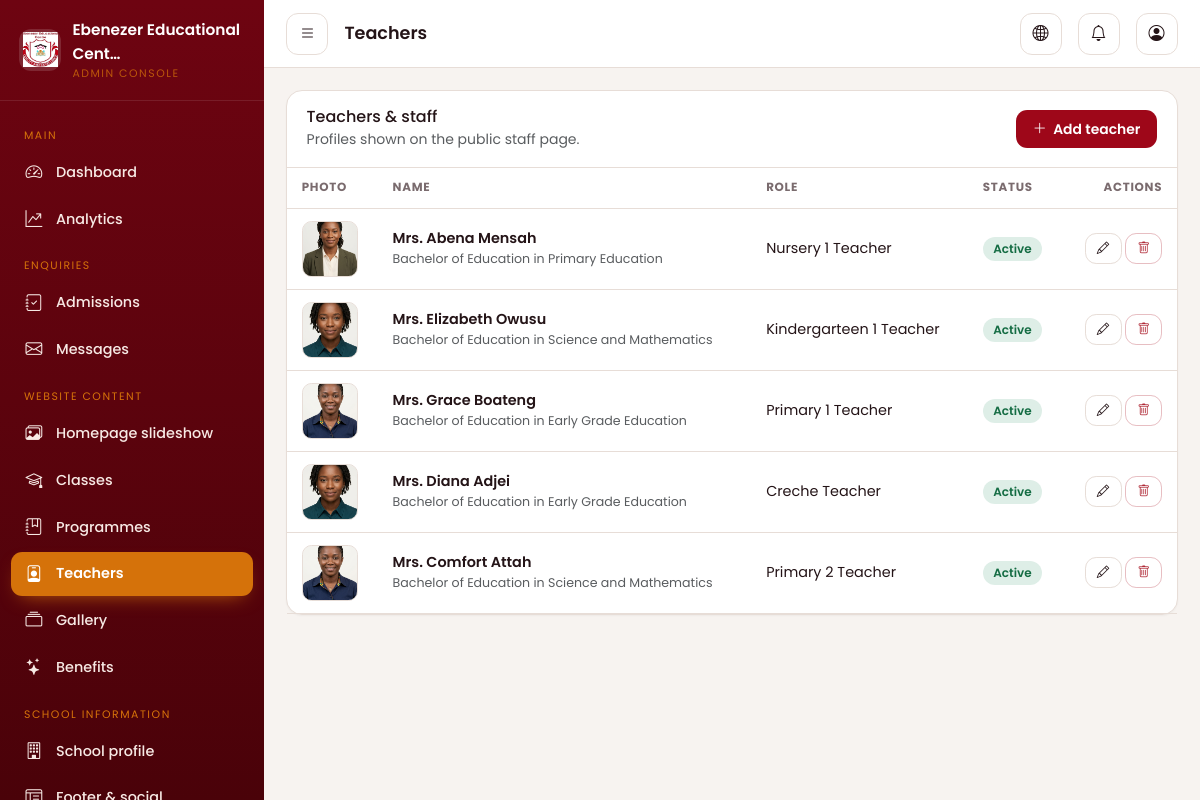
Screenshot of /dashboard/teachers/ (signed in) with the database file from the repository.
### apps/core/models.py (models this page shows, shortened)
class SingletonModel(models.Model):
    CACHE_KEY = None
    class Meta:
        abstract = True
    @classmethod
    def _cache_key(cls) -> str:
        return cls.CACHE_KEY or f"singleton:{cls._meta.label}"
    @classmethod
    def get_solo(cls):
        key = cls._cache_key()
        obj = cache.get(key)
        if obj is None:
            obj, _ = cls.objects.get_or_create(pk=1)
            cache.set(key, obj, None)
        return obj

class SchoolSettings(SingletonModel):
    CACHE_KEY = "settings:school"
    school_name = models.CharField(max_length=150, default="Ebenezer Educational Centre")
    short_description = models.CharField(
        max_length=300,
        blank=True,
        help_text="Used in the footer and social sharing cards.",
    )
    tagline = models.CharField(
        max_length=200,
        blank=True,
        help_text="Short tagline shown below the school name in the navbar.",
    )
    full_description = models.TextField(
        blank=True,
        help_text="Longer introduction used on the homepage and About page.",
    )
    address = models.CharField(max_length=255, blank=True, default="Jukwa, Cape Coast")
    town = models.CharField(max_length=100, blank=True, default="Jukwa")
    region = models.CharField(max_length=100, blank=True, default="Central Region")
    country = models.CharField(max_length=100, blank=True, default="Ghana")
    phone_primary = models.CharField(max_length=40, blank=True)
    phone_secondary = models.CharField(max_length=40, blank=True)
    email_primary = models.EmailField(blank=True)
    email_secondary = models.EmailField(blank=True)
    opening_hours = models.CharField(
        max_length=200, blank=True, default="Monday - Friday, 7:00am - 4:00pm"
    )
    vision = models.TextField(blank=True)
    mission = models.TextField(blank=True)
    proprietress_name = models.CharField(max_length=150, blank=True)
    proprietress_title = models.CharField(
        max_length=150, blank=True, default="Proprietress"
    )
    proprietress_message = models.TextField(blank=True)
    headmistress_image = models.ImageField(
        upload_to="branding/",
        blank=True,
        null=True,
        help_text="Optional photo of the school headmistress.",
    )
    logo = models.ImageField(upload_to="branding/", blank=True, null=True)
    logo_light = models.ImageField(
        upload_to="branding/",
        blank=True,
        null=True,
        help_text="Optional logo variant for dark backgrounds.",
    )
    favicon = models.ImageField(upload_to="branding/", blank=True, null=True)
    default_image = models.ImageField(
        upload_to="branding/", blank=True, null=True
    )
    home_welcome_image = models.ImageField(
        upload_to="branding/",
        blank=True,
        null=True,
        help_text="Photo shown in the Welcome section of the homepage.",
    )
    about_story_image = models.ImageField(
        upload_to="branding/",
        blank=True,
        null=True,
        help_text="Photo shown in the Our Story section of the About page.",
    )
    map_url = models.URLField(
        blank=True,
        max_length=1000,
        help_text="Google Maps embed URL (Share → Embed a map in Google Maps), not a short sharing link. Leave blank to hide the map.",
    )
    directions_url = models.URLField(blank=True)
    footer_intro = models.TextField(blank=True)
    footer_copyright = models.CharField(max_length=255, blank=True)
    facebook_url = models.URLField(blank=True)
    instagram_url = models.URLField(blank=True)
    twitter_url = models.URLField(blank=True)
    tiktok_url = models.URLField(blank=True)
    youtube_url = models.URLField(blank=True)
    linkedin_url = models.URLField(blank=True)
    whatsapp_number = models.CharField(max_length=40, blank=True)
    privacy_policy = models.TextField(
        blank=True, help_text="Privacy policy content shown on the privacy page."
    )
    updated_at = models.DateTimeField(auto_now=True)
    class Meta:
        verbose_name = "School settings"
        verbose_name_plural = "School settings"

### apps/academics/models.py (models this page shows, shortened)
class Teacher(TimeStampedModel):
    full_name = models.CharField(max_length=150)
    role = models.CharField(
        max_length=120, blank=True, help_text="Job title, e.g. Kindergarten Teacher."
    )
    biography = models.TextField(
        blank=True, help_text="Describe the teacher's role and approach."
    )
    photo = models.ImageField(
        upload_to="teachers/", blank=True, null=True, validators=[ImageValidator()]
    )
    qualifications = models.CharField(
        max_length=255,
        blank=True,
        help_text="Only add qualifications that the school has provided.",
    )
    email = models.EmailField(blank=True)
    display_order = models.PositiveIntegerField(default=0, db_index=True)
    is_active = models.BooleanField(
        default=True, db_index=True, help_text="Inactive teachers are hidden publicly."
    )
    is_featured = models.BooleanField(
        default=False, db_index=True, help_text="Show this profile on the homepage."
    )
    class Meta:
        ordering = ["display_order", "full_name"]
        verbose_name = "Teacher"
        verbose_name_plural = "Teachers"

### apps/dashboard/views.py (the view)
# urls.py: path("teachers/", views.teacher_list, name="teacher_list"),
@capability_required("content_manage")
def teacher_list(request):
    teachers = Teacher.objects.all().order_by("display_order", "full_name")
    return render(
        request,
        "dashboard/teachers/list.html",
        {"teachers": teachers, "page_title": "Teachers", "active": "teachers"},
    )

### apps/accounts/permissions.py (called while the page is built)
def user_can(user, capability: str) -> bool:
    if not getattr(user, "is_authenticated", False):
        return False
    if user.is_superuser:
        return True
    allowed = CAPABILITIES.get(capability, set())
    return bool(get_user_roles(user) & allowed)

def capability_required(capability: str):
    def decorator(view_func):
        @wraps(view_func)
        @login_required
        def _wrapped(request, *args, **kwargs):
            if not user_can(request.user, capability):
                raise PermissionDenied("You do not have permission to do that.")
            return view_func(request, *args, **kwargs)
        return _wrapped
    return decorator

### apps/accounts/templatetags/permissions.py (called while the page is built)
@register.filter(name="can")
def can(user, capability: str) -> bool:
    return user_can(user, capability)

### apps/analytics/services.py (called while the page is built)
def should_track(request, path: str) -> bool:
    if request.method != "GET":
        return False
    if request.path.startswith(EXCLUDED_PREFIXES):
        return False
    if is_bot(request.META.get("HTTP_USER_AGENT", "")):
        return False
    return True

### apps/core/context_processors.py (called while the page is built)
def site_context(request):
    school = SchoolSettings.get_solo()
    theme = ThemeSettings.get_solo()
    nav_classes = []
    try:
        from apps.academics.models import ClassLevel
        nav_classes = list(
            ClassLevel.objects.filter(is_published=True).order_by("display_order", "name")
        )
    except Exception:  # pragma: no cover - during migrations
        nav_classes = []
    return {
        "school": school,
        "theme": theme,
        "theme_vars": theme.as_dict(),
        "nav_classes": nav_classes,
        "site_url": settings.SITE_URL,
        "current_year": date.today().year,
    }

def dashboard_context(request):
    if not getattr(request, "user", None) or not request.user.is_authenticated:
        return {}
    unread_admissions = 0
    unread_messages = 0
    try:
        from apps.admissions.models import AdmissionEnquiry, ContactMessage
        unread_admissions = AdmissionEnquiry.objects.filter(
            is_read=False, is_archived=False
        ).count()
        unread_messages = ContactMessage.objects.filter(
            is_read=False, is_archived=False
        ).count()
    except Exception:  # pragma: no cover
        pass
    return {
        "unread_admissions": unread_admissions,
        "unread_messages": unread_messages,
        "unread_total": unread_admissions + unread_messages,
        "notification_settings": NotificationSettings.get_solo(),
    }

### templates/dashboard/teachers/list.html
{% extends "dashboard/base.html" %}
{% block content %}
<div class="dash-card">
  <div class="dash-card-head">
    <div>
      <h2 class="h6 mb-0">Teachers &amp; staff</h2>
      <span class="text-muted small">Profiles shown on the public staff page.</span>
    </div>
    <a href="{% url 'dashboard:teacher_create' %}" class="dash-btn dash-btn-primary"><i class="bi bi-plus-lg"></i> Add teacher</a>
  </div>
  <div class="table-responsive">
    <table class="dash-table">
      <thead><tr><th>Photo</th><th>Name</th><th>Role</th><th>Status</th><th class="text-end">Actions</th></tr></thead>
      <tbody>
        {% for t in teachers %}
          <tr>
            <td>
              {% if t.photo %}<img src="{{ t.photo.url }}" alt="" class="thumb">
              {% else %}<span class="thumb d-inline-grid place-items-center text-muted"><i class="bi bi-person"></i></span>{% endif %}
            </td>
            <td>
              <div class="fw-semibold">{{ t.full_name }}</div>
              <div class="text-muted small">{{ t.qualifications|truncatechars:60 }}</div>
            </td>
            <td>{{ t.role }}</td>
            <td>{% if t.is_active %}<span class="pill pill-active">Active</span>{% else %}<span class="pill pill-inactive">Inactive</span>{% endif %}</td>
            <td class="text-end text-nowrap">
              <a class="dash-btn dash-btn-light dash-btn-sm" href="{% url 'dashboard:teacher_update' t.pk %}"><i class="bi bi-pencil"></i></a>
              <a class="dash-btn dash-btn-danger dash-btn-sm" href="{% url 'dashboard:teacher_delete' t.pk %}"><i class="bi bi-trash"></i></a>
            </td>
          </tr>
        {% empty %}
          <tr><td colspan="5" class="text-center text-muted py-5">No teachers added yet.</td></tr>
        {% endfor %}
      </tbody>
    </table>
  </div>
</div>
{% endblock %}

### templates/dashboard/base.html (shortened to what this page needs)
{% load static %}{% load permissions %}
<!doctype html>
<html lang="en">
<head>
  <link href="https://cdn.jsdelivr.net/npm/bootstrap@5.3.3/dist/css/bootstrap.min.css" rel="stylesheet">
  <link href="https://cdn.jsdelivr.net/npm/bootstrap-icons@1.11.3/font/bootstrap-icons.min.css" rel="stylesheet">
  <link href="{% static 'css/dashboard.css' %}" rel="stylesheet">
</head>
<body class="dash-body">
<div class="dash-shell">
  {% include "dashboard/partials/sidebar.html" %}
  <div class="dash-main">
    <header class="dash-header">
      <button class="dash-icon-btn" data-sidebar-toggle aria-label="Toggle sidebar"><i class="bi bi-list"></i></button>
      <div class="me-auto">
        <h1 class="page-title">{% block page_heading %}{{ page_title|default:"Dashboard" }}{% endblock %}</h1>
      </div>
      <a class="dash-icon-btn" href="{% url 'core:home' %}" target="_blank" rel="noopener" title="View website" aria-label="View website"><i class="bi bi-globe2"></i></a>
      <div class="dropdown">
        <button class="dash-icon-btn" data-bs-toggle="dropdown" aria-expanded="false" aria-label="Notifications">
          <i class="bi bi-bell"></i>
        </button>
      </div>
      <div class="dropdown">
        <button class="dash-icon-btn" data-bs-toggle="dropdown" aria-expanded="false" aria-label="Account menu"><i class="bi bi-person-circle"></i></button>
      </div>
    </header>
    <main class="dash-content">
      {% block content %}{% endblock %}
    </main>
  </div>
</div>
</body>
</html>

### templates/dashboard/partials/sidebar.html (shortened to what this page needs)
{% load static %}{% load permissions %}
<aside class="dash-sidebar" aria-label="Dashboard navigation">
  <a class="dash-brand" href="{% url 'dashboard:overview' %}">
    <span class="mark">
      {% if school.logo %}<img src="{{ school.logo.url }}" alt="">{% else %}<i class="bi bi-mortarboard-fill"></i>{% endif %}
    </span>
    <span>
      <span class="name">{{ school.school_name|truncatechars:26 }}</span>
      <span class="sub d-block" style="color:#D5720A">Admin Console</span>
    </span>
  </a>
  <nav class="dash-nav">
    <div class="group-label">Main</div>
    {% if request.user|can:"dashboard_access" %}
      <a href="{% url 'dashboard:overview' %}" class="{% if active == 'overview' %}active{% endif %}"><i class="bi bi-speedometer2"></i> Dashboard</a>
    {% endif %}
    {% if request.user|can:"analytics_view" %}
      <a href="{% url 'dashboard:analytics' %}" class="{% if active == 'analytics' %}active{% endif %}"><i class="bi bi-graph-up-arrow"></i> Analytics</a>
    {% endif %}
    {% if request.user|can:"admissions_manage" %}
      <div class="group-label">Enquiries</div>
      <a href="{% url 'dashboard:admission_list' %}" class="{% if active == 'admissions' %}active{% endif %}">
        <i class="bi bi-journal-check"></i> Admissions
      </a>
      <a href="{% url 'dashboard:message_list' %}" class="{% if active == 'messages' %}active{% endif %}">
        <i class="bi bi-envelope"></i> Messages
      </a>
    {% endif %}
    {% if request.user|can:"content_manage" %}
      <div class="group-label">Website content</div>
      <a href="{% url 'dashboard:slide_list' %}" class="{% if active == 'slides' %}active{% endif %}"><i class="bi bi-images"></i> Homepage slideshow</a>
      <a href="{% url 'dashboard:class_list' %}" class="{% if active == 'classes' %}active{% endif %}"><i class="bi bi-mortarboard"></i> Classes</a>
      <a href="{% url 'dashboard:programme_list' %}" class="{% if active == 'programmes' %}active{% endif %}"><i class="bi bi-journal-bookmark"></i> Programmes</a>
      <a href="{% url 'dashboard:teacher_list' %}" class="{% if active == 'teachers' %}active{% endif %}"><i class="bi bi-person-badge"></i> Teachers</a>
      <a href="{% url 'dashboard:album_list' %}" class="{% if active == 'gallery' %}active{% endif %}"><i class="bi bi-collection"></i> Gallery</a>
      <a href="{% url 'dashboard:benefit_list' %}" class="{% if active == 'benefits' %}active{% endif %}"><i class="bi bi-stars"></i> Benefits</a>
    {% endif %}
    {% if request.user|can:"settings_manage" %}
      <div class="group-label">School information</div>
      <a href="{% url 'dashboard:school_info' %}" class="{% if active == 'school' %}active{% endif %}"><i class="bi bi-building"></i> School profile</a>
      <a href="{% url 'dashboard:footer_settings' %}" class="{% if active == 'footer' %}active{% endif %}"><i class="bi bi-layout-text-window-reverse"></i> Footer &amp; social</a>
    {% endif %}
  </nav>
</aside>

### rows the page displays
SchoolSettings: logo (picture), school_name "Ebenezer Educational Cent…"
Teacher: photo (picture), full_name "Mrs. Abena Mensah", qualifications "Bachelor of Education in Primary Education", role "Nursery 1 Teacher", is_active "Active"
Teacher: photo (picture), full_name "Mrs. Elizabeth Owusu", qualifications "Bachelor of Education in Science and Mathematics", role "Kindergarteen 1 Teacher", is_active "Active"
Teacher: photo (picture), full_name "Mrs. Grace Boateng", qualifications "Bachelor of Education in Early Grade Education", role "Primary 1 Teacher", is_active "Active"
Teacher: photo (picture), full_name "Mrs. Diana Adjei", qualifications "Bachelor of Education in Early Grade Education", role "Creche Teacher", is_active "Active"
Teacher: photo (picture), full_name "Mrs. Comfort Attah", qualifications "Bachelor of Education in Science and Mathematics", role "Primary 2 Teacher", is_active "Active"

### other values shown
{{ page_title|default:"Dashboard" }} "Teachers"
